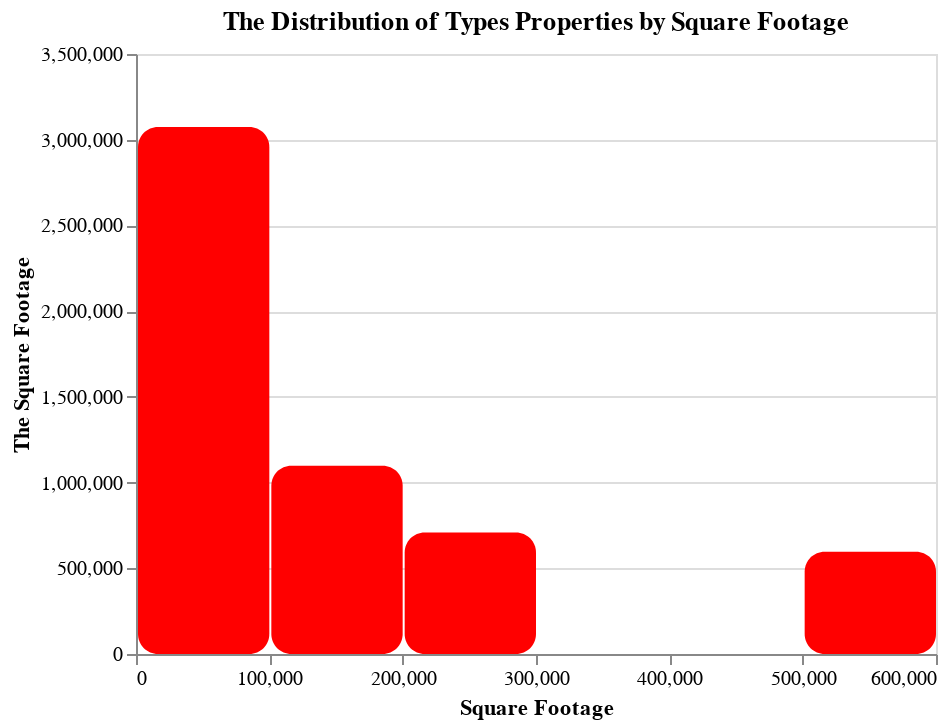

Write notebook code for a chart like this one.
### Code cell
url = "https://raw.githubusercontent.com/UIUC-iSchool-DataViz/is445_data/main/building_inventory.csv"
response = requests.get(url)
df = pd.read_csv(StringIO(response.text))
df_sampled = df.sample(n=500)


bar = alt.Chart(df_sampled).mark_bar(cornerRadius=10).encode(
    alt.X("Square Footage:Q", bin=True, title="Square Footage"),
    alt.Y("sum(Square Footage):Q", title="The Square Footage"),
    color=alt.value("red")  
).properties(
    title="The Distribution of Types Properties by Square Footage"
)

bar.display()

selection = alt.selection_interval()

### Figure 1 — Vega-Lite specification as saved in the notebook (floating-point values rounded to 4 significant figures; data arrays with more than 128 entries replaced by an {"elided": "..."} marker saying what was removed)
{"config": {"view": {"continuousWidth": 400, "continuousHeight": 300}}, "data": {"name": "data-3781e748b69cb9052ba44d3f48faa749"}, "mark": {"type": "bar", "cornerRadius": 10}, "encoding": {"color": {"value": "red"}, "x": {"bin": true, "field": "Square Footage", "title": "Square Footage", "type": "quantitative"}, "y": {"aggregate": "sum", "field": "Square Footage", "title": "The Square Footage", "type": "quantitative"}}, "title": "The Distribution of Types Properties by Square Footage", "$schema": "https://vega.github.io/schema/vega-lite/v4.17.0.json", "datasets": {"data-3781e748b69cb9052ba44d3f48faa749": {"elided": "500 records"}}}
